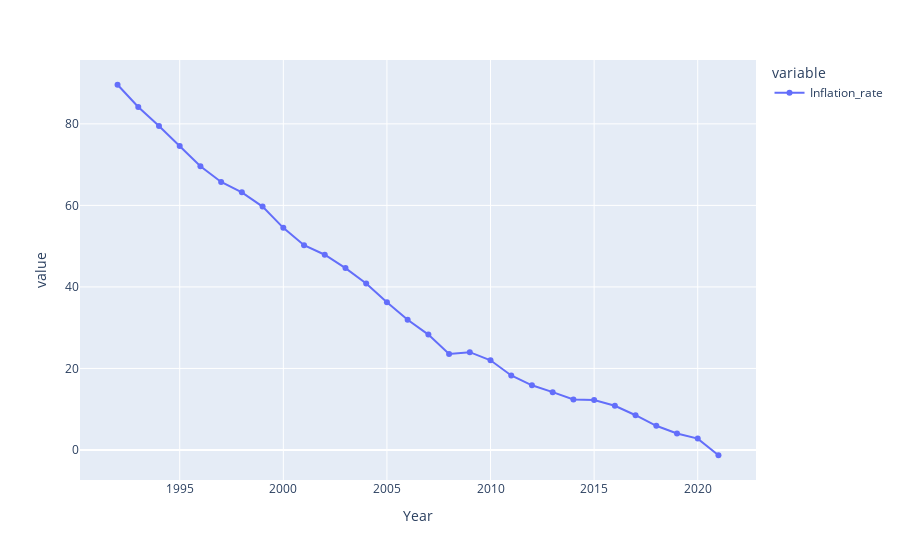

Notebook code cell kept with this figure:
### Markdown cell above
let's plot it

### Code cell
px.line(df[['Year', 'Inflation_rate']].groupby('Year').agg('mean'), markers='+')

### Figure 1 — Plotly figure (JSON) as saved in the notebook; plotly's stock layout.template omitted (floating-point values rounded to 4 significant figures)
{"data": [{"hovertemplate": "variable=Inflation_rate<br>Year=%{x}<br>value=%{y}<extra></extra>", "legendgroup": "Inflation_rate", "line": {"color": "#636efa", "dash": "solid"}, "marker": {"symbol": "circle"}, "mode": "markers+lines", "name": "Inflation_rate", "orientation": "v", "showlegend": true, "type": "scatter", "x": [1992, 1993, 1994, 1995, 1996, 1997, 1998, 1999, 2000, 2001, 2002, 2003, 2004, 2005, 2006, 2007, 2008, 2009, 2010, 2011, 2012, 2013, 2014, 2015, 2016, 2017, 2018, 2019, 2020, 2021], "xaxis": "x", "y": [89.59, 84.15, 79.47, 74.58, 69.6, 65.73, 63.2, 59.7, 54.49, 50.24, 47.89, 44.61, 40.84, 36.22, 31.96, 28.3, 23.56, 24, 22, 18.27, 15.87, 14.19, 12.37, 12.24, 10.84, 8.53, 5.94, 4.06, 2.79, -1.29], "yaxis": "y"}], "layout": {"legend": {"title": {"text": "variable"}, "tracegroupgap": 0}, "margin": {"t": 60}, "xaxis": {"anchor": "y", "domain": [0, 1], "title": {"text": "Year"}}, "yaxis": {"anchor": "x", "domain": [0, 1], "title": {"text": "value"}}}}
